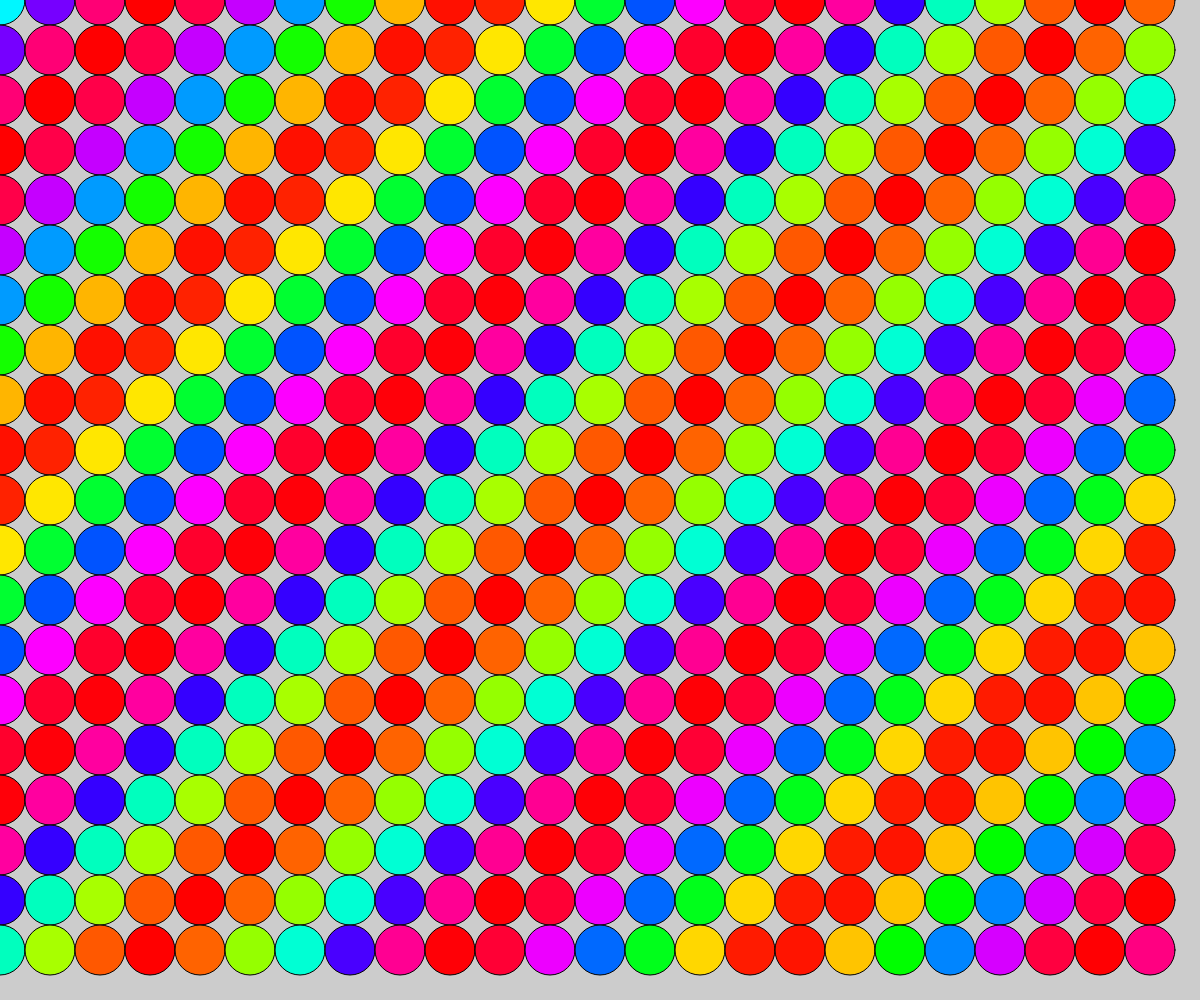
Frame 1 (no input)
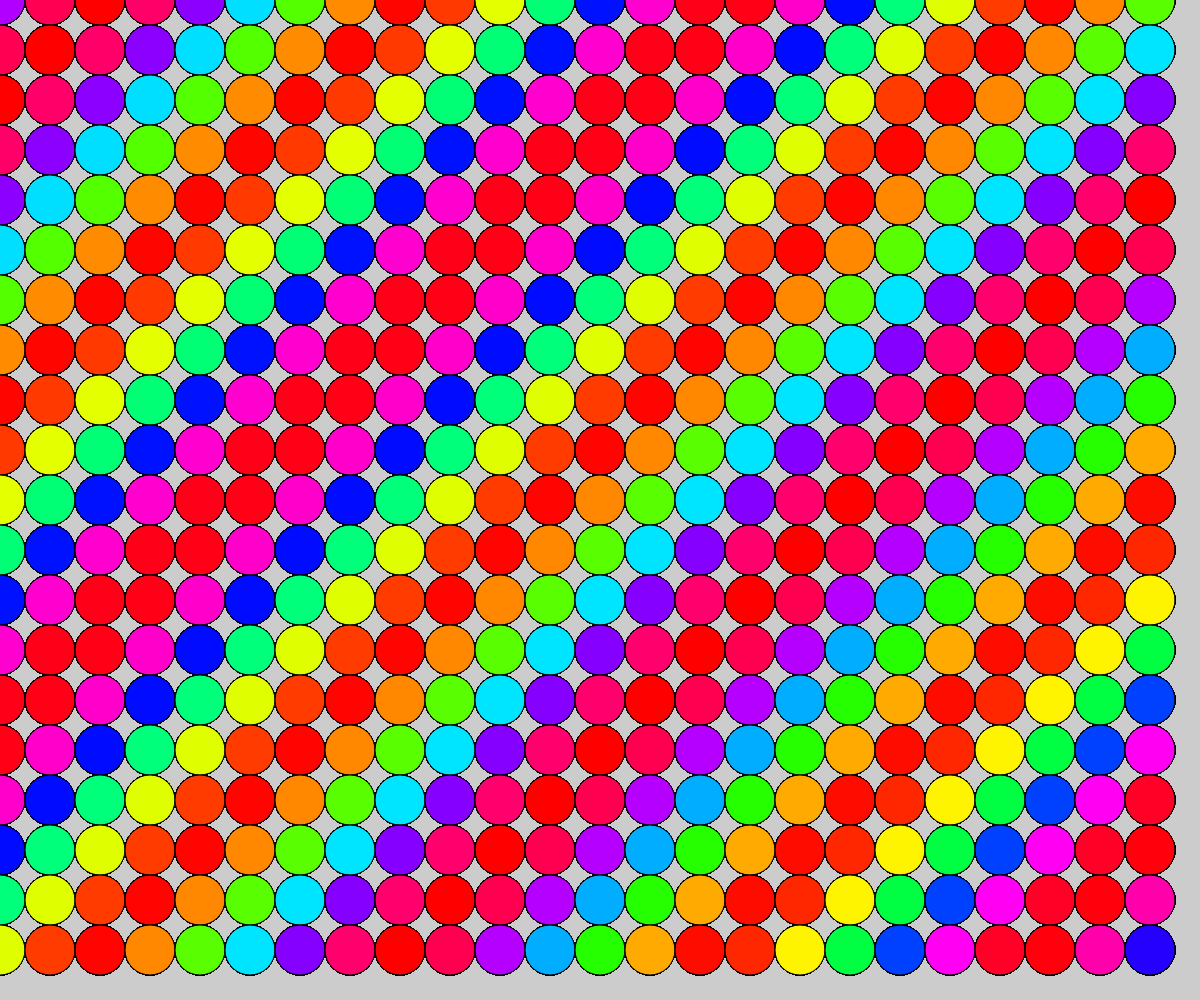
Frame 60 (no input)
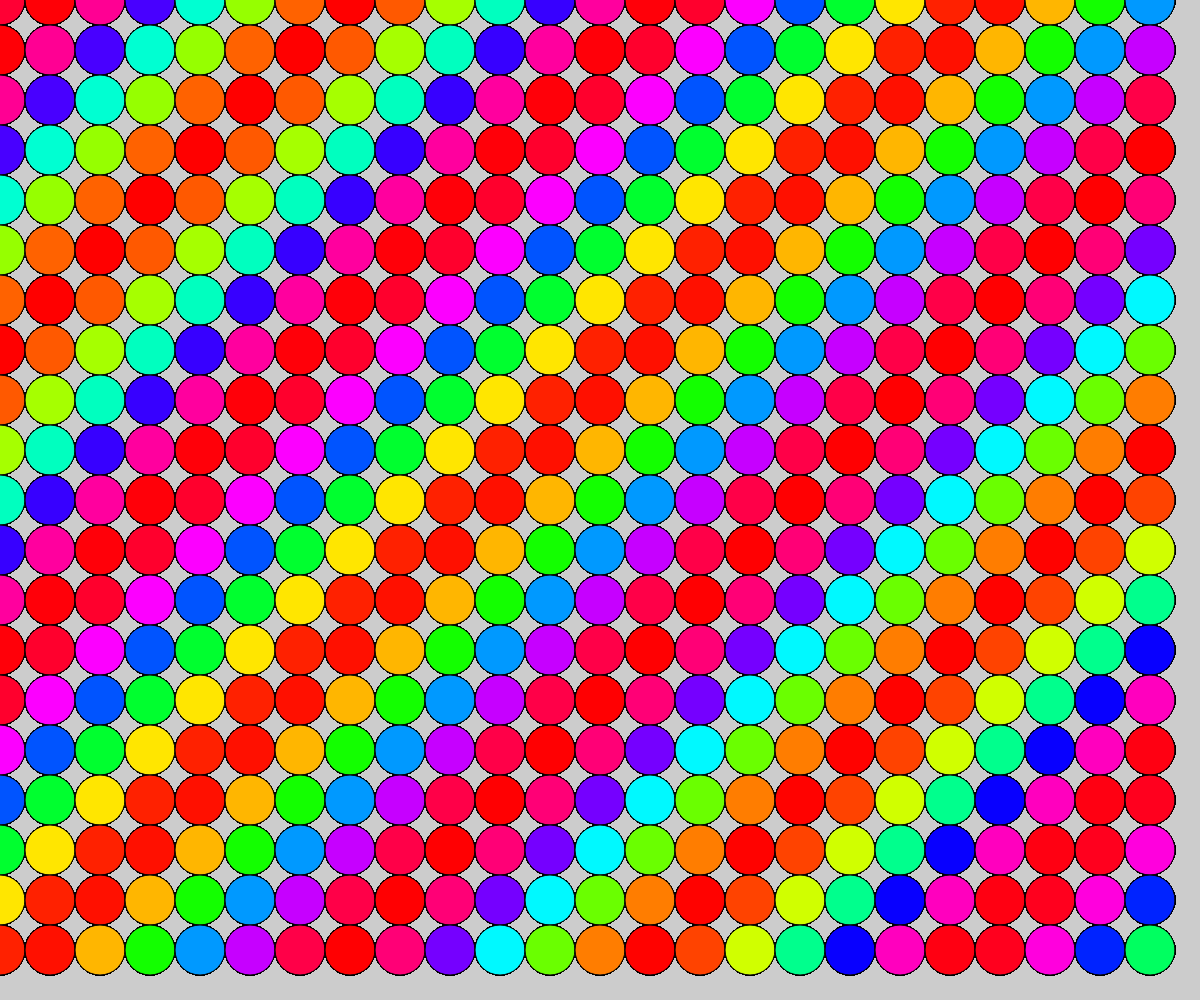
Frame 120 (the mouse pressed at the canvas centre since frame 60)

The p5.js sketch that drew these frames (run headless with seeded random() and noise() and a simulated clock; from frame 60 on, the mouse is pressed at the canvas centre):

// p5.js sketch
// ── sketch.js
/*
function setup() { // setup() runs once
  createCanvas(windowWidth, windowHeight); // create a canvas that is the size of the window
  setGradient(0, 0, windowWidth, windowHeight, color(125, 86, 173), color(23, 0, 51), 'Y'); // set the gradient background
}

function draw() { // draw() runs in a loop
}

function windowResized() { // windowResized() runs when the window is resized
  resizeCanvas(windowWidth, windowHeight); // resize the canvas to the new window size
}

function setGradient(x, y, w, h, c1, c2, axis) { // create greadient color
  noFill();
  if (axis === 'Y') {
    for (let i = y; i <= y + h; i++) {
      let inter = map(i, y, y + h, 0, 1);
      let c = lerpColor(c1, c2, inter);
      stroke(c);
      line(x, i, x + w, i);
    }
  }
}
*/

let h = 360; // set the hue to 360
let s = 100; // set the saturation to 100
let b = 100; // set the brightness to 100

function setup() { // setup() runs once
  createCanvas(windowWidth, windowHeight); // create window size canvas
  colorMode(HSB, 360, 100, 100); // set the color mode to HSB
  background(0,0,80); // gray background
}

function draw() { // draw() runs in a loop
  //h = (h + 10) % 360; // set the hue to a value between 0 and 360
  //h = ( 360 - (mouseX / windowWidth) * 360 ) % 360; // h changes with mouseX
  fill(h, s, b); // set the fill color
  //ellipse(mouseX, mouseY, 50, 50); // draw an ellipse at the mouse position

  // for (let i = 0; i < 10; i++) { // draw 10 ellipses  
  //   h = 360 * i / 10;
  //   s = 100 * mouseY / windowHeight;
  //   b = 100 * mouseX / windowWidth;
  //   fill(h, s, b); // set the fill color
  //   ellipse(width * i / 10, height/2, 50); // line of circles
  // }

  for (let i = 0; i < width; i=i+50) { // draw ellipses x
    for (let j = 0; j < height; j=j+50) { // draw ellipses y
      h = 180 + 180 * sin((frameCount + i + j) * 0.01);
      s = 100;
      b = 100;
      fill(h, s, b); // set the fill color
      ellipse(i, j, 50); // line of circles
    }
  }
}

/*
function setup(){
  createCanvas(windowWidth, windowHeight);
  colorMode(HSB, 360, 100, 100, 100);
}

function draw(){
  background(0, 0, 100); // 白色背景
  fill(0,0,0,20); // 黑色半透明
  textSize(72);
  textAlign(CENTER,CENTER); // 文字置中
  text('TKUET', width/2, height/2); // 文字在正中間生成
}
*/
